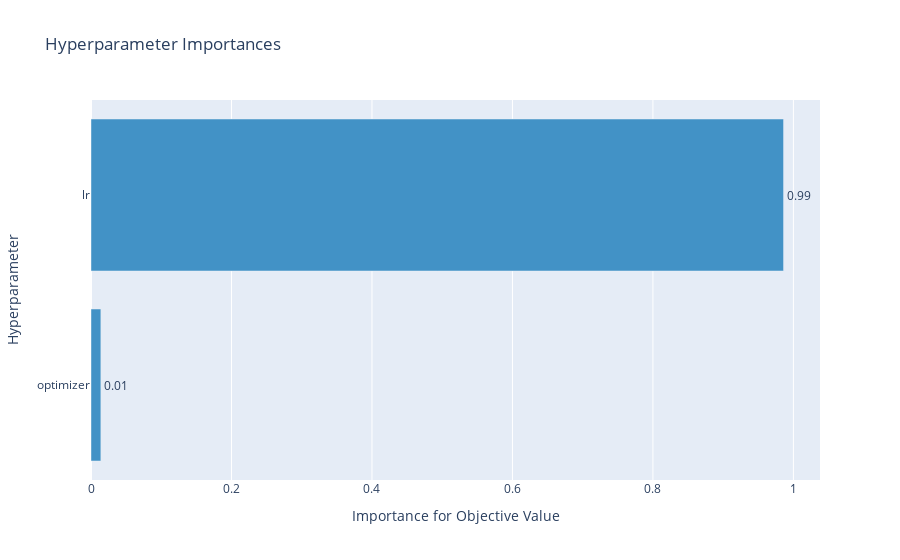

Notebook code cell kept with this figure:
### Code cell
optuna.visualization.plot_param_importances(study)

### Figure 1 — Plotly figure (JSON) as saved in the notebook; plotly's stock layout.template omitted (floating-point values rounded to 4 significant figures)
{"data": [{"cliponaxis": false, "hovertemplate": ["optimizer (CategoricalDistribution): 0.014028818594223138<extra></extra>", "lr (FloatDistribution): 0.9859711814057769<extra></extra>"], "marker": {"color": "rgb(66,146,198)"}, "orientation": "h", "text": ["0.01", "0.99"], "textposition": "outside", "type": "bar", "x": [0.01403, 0.986], "y": ["optimizer", "lr"]}], "layout": {"showlegend": false, "title": {"text": "Hyperparameter Importances"}, "xaxis": {"title": {"text": "Importance for Objective Value"}}, "yaxis": {"title": {"text": "Hyperparameter"}}}}
